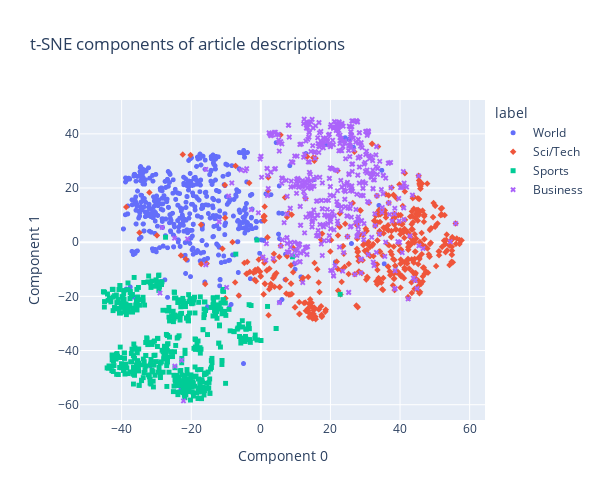

The code cell stored with this chart in its notebook:
### Markdown cell above
To get a sense of what our nearest neighbor recommender is doing, let's visualize the article embeddings. Although we can't plot the 2048 dimensions of each embedding vector, we can use techniques like [t-SNE](https://en.wikipedia.org/wiki/T-distributed_stochastic_neighbor_embedding) or [PCA](https://en.wikipedia.org/wiki/Principal_component_analysis) to compress the embeddings down into 2 or 3 dimensions, which we can chart.

Before visualizing the nearest neighbors, let's visualize all of the article descriptions using t-SNE. Note that t-SNE is not deterministic, meaning that results may vary from run to run.

### Code cell
# get embeddings for all article descriptions
embeddings = [embedding_from_string(string) for string in article_descriptions]
# compress the 2048-dimensional embeddings into 2 dimensions using t-SNE
tsne_components = tsne_components_from_embeddings(embeddings, 2)
# get the article labels for coloring the chart
labels = df["label"].tolist()

chart_from_components(
    components=tsne_components,
    labels=labels,
    strings=article_descriptions,
    width=600,
    height=500,
    title="t-SNE components of article descriptions",
)

### Figure 1 — Plotly figure (JSON) as saved in the notebook; plotly's stock layout.template omitted (floating-point values rounded to 4 significant figures; data arrays with more than 128 entries replaced by an {"elided": "..."} marker saying what was removed)
{"data": [{"customdata": {"elided": "520x1 str values"}, "hovertemplate": "label=World<br>Component 0=%{x}<br>Component 1=%{y}<br>string=%{customdata[0]}<extra></extra>", "legendgroup": "World", "marker": {"color": "#636efa", "size": 5, "symbol": "circle"}, "mode": "markers", "name": "World", "showlegend": true, "type": "scattergl", "x": {"elided": "520 float values"}, "xaxis": "x", "y": {"elided": "520 float values"}, "yaxis": "y"}, {"customdata": {"elided": "478x1 str values"}, "hovertemplate": "label=Sci/Tech<br>Component 0=%{x}<br>Component 1=%{y}<br>string=%{customdata[0]}<extra></extra>", "legendgroup": "Sci/Tech", "marker": {"color": "#EF553B", "size": 5, "symbol": "diamond"}, "mode": "markers", "name": "Sci/Tech", "showlegend": true, "type": "scattergl", "x": {"elided": "478 float values"}, "xaxis": "x", "y": {"elided": "478 float values"}, "yaxis": "y"}, {"customdata": {"elided": "491x1 str values"}, "hovertemplate": "label=Sports<br>Component 0=%{x}<br>Component 1=%{y}<br>string=%{customdata[0]}<extra></extra>", "legendgroup": "Sports", "marker": {"color": "#00cc96", "size": 5, "symbol": "square"}, "mode": "markers", "name": "Sports", "showlegend": true, "type": "scattergl", "x": {"elided": "491 float values"}, "xaxis": "x", "y": {"elided": "491 float values"}, "yaxis": "y"}, {"customdata": {"elided": "511x1 str values"}, "hovertemplate": "label=Business<br>Component 0=%{x}<br>Component 1=%{y}<br>string=%{customdata[0]}<extra></extra>", "legendgroup": "Business", "marker": {"color": "#ab63fa", "size": 5, "symbol": "x"}, "mode": "markers", "name": "Business", "showlegend": true, "type": "scattergl", "x": {"elided": "511 float values"}, "xaxis": "x", "y": {"elided": "511 float values"}, "yaxis": "y"}], "layout": {"height": 500, "legend": {"title": {"text": "label"}, "tracegroupgap": 0}, "title": {"text": "t-SNE components of article descriptions"}, "width": 600, "xaxis": {"anchor": "y", "domain": [0, 1], "title": {"text": "Component 0"}}, "yaxis": {"anchor": "x", "domain": [0, 1], "title": {"text": "Component 1"}}}}
